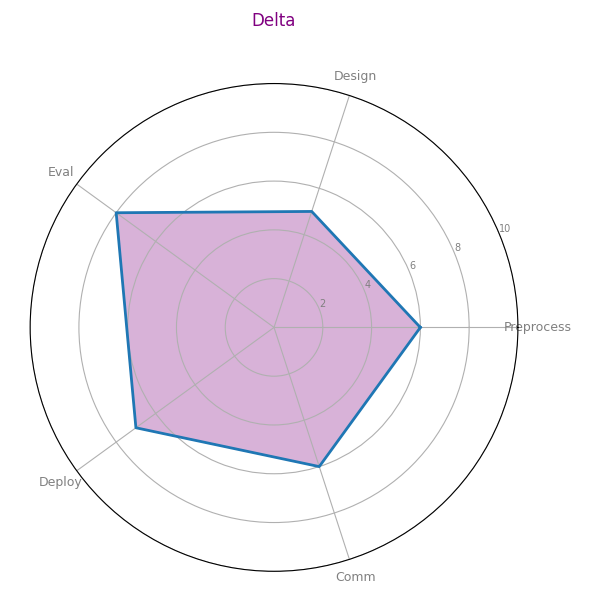

This chart was generated by the following Python code:
import numpy as np
import matplotlib.pyplot as plt
from math import pi

skill_areas = ['Preprocess', 'Design', 'Eval', 'Deploy', 'Comm']

alpha_team_skills = [8, 6, 7, 5, 9]
beta_team_skills = [5, 7, 8, 6, 7]
delta_team_skills = [6, 5, 8, 7, 6]

teams_data = {
    'Alpha': alpha_team_skills,
    'Beta': beta_team_skills,
    'Delta': delta_team_skills
}

consistent_color = 'purple'

def create_radar_chart(title, team_data, labels):
    num_vars = len(labels)
    angles = np.linspace(0, 2 * pi, num_vars, endpoint=False).tolist()
    team_data += team_data[:1]
    angles += angles[:1]

    fig, ax = plt.subplots(figsize=(6, 6), subplot_kw=dict(polar=True))
    plt.xticks(angles[:-1], labels, color='grey', size=9)
    plt.yticks([2, 4, 6, 8, 10], ["2", "4", "6", "8", "10"], color="grey", size=7)
    plt.ylim(0, 10)

    ax.plot(angles, team_data, linewidth=2, linestyle='solid')
    ax.fill(angles, team_data, color=consistent_color, alpha=0.3)
    
    plt.title(title, size=12, color=consistent_color, y=1.1)

for team_name, skill_levels in teams_data.items():
    create_radar_chart(f'{team_name}', skill_levels, skill_areas)

plt.tight_layout()
plt.show()
